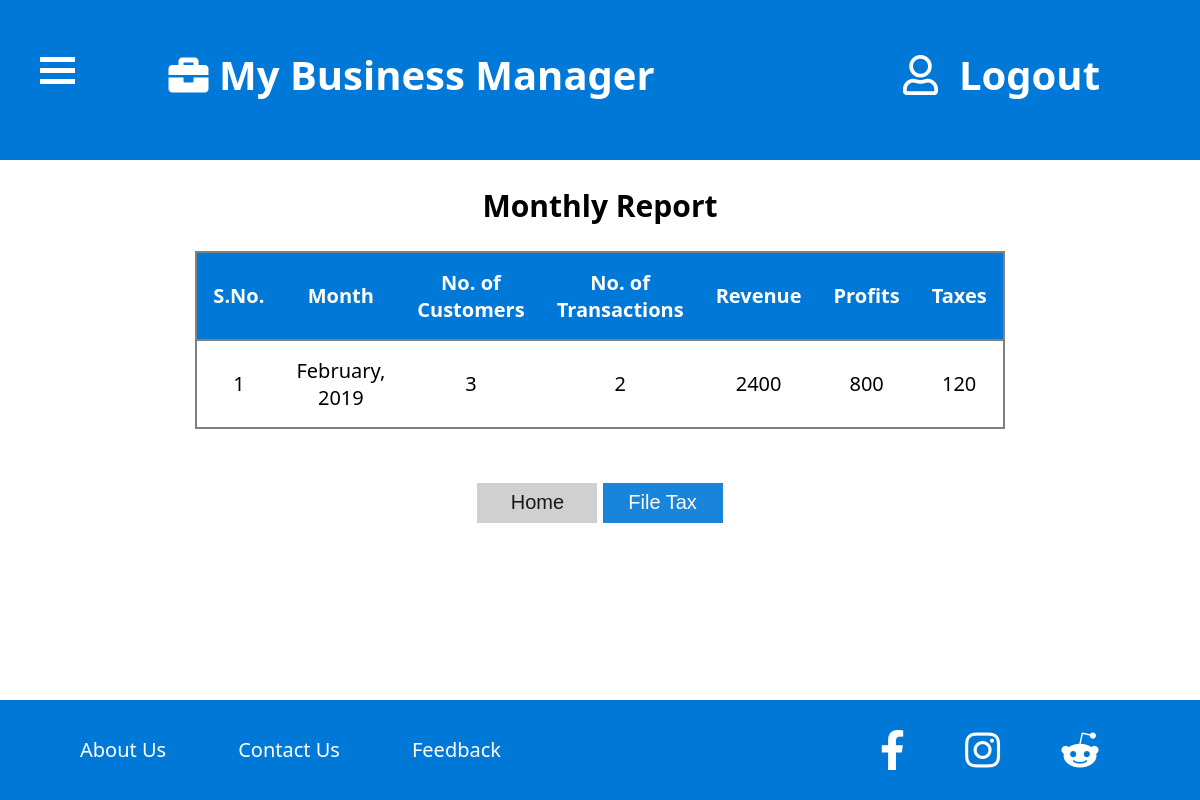
The app's page /TaxHistory.php with its own data.
### tables this page shows
CREATE TABLE `report` (
  `month` varchar(10) NOT NULL,
  `year` int(4) NOT NULL,
  `n_cust` int(11) NOT NULL,
  `n_trans` int(11) NOT NULL,
  `t_revenue` int(11) NOT NULL,
  `t_profit` int(11) NOT NULL,
  `tax` int(11) NOT NULL
);

### TaxHistory.php (the view, shortened to what this page needs)
<!DOCTYPE html>
<html>
<head>
    <link href="style.css" rel="stylesheet" type="text/css">
<link rel="stylesheet" href="https://use.fontawesome.com/releases/v5.8.1/css/all.css">
</head>
<body>
    <div class="header">
    <h1>
        <div class="container" onclick="toggleNav(this)">
          <div class="bar1"></div><div class="bar2"></div><div class="bar3"></div>
        </div>
      &nbsp;&nbsp;&nbsp;&nbsp;&nbsp;&nbsp;&nbsp; <i class="fas fa-briefcase"></i> My Business Manager
      <div  style="float: right; margin-right: 100px;">
        <i class="far fa-user"></i>&nbsp;&nbsp;<a class="logout" href="login.php">Logout</a>
      </div>
    </h1>
  </div>
    <h2><center>Monthly Report</center></h2>
    <table cellpadding="16px">
        <tr><th>S.No.</th><th>Month</th><th>No. of Customers</th><th>No. of Transactions</th><th>Revenue</th><th>Profits</th><th>Taxes</th></tr>
    <?php
    include_once 'dbConnection.php';
    $list = mysqli_query($con,"SELECT * FROM report") or die('Error');
  $c=1;
  while($row = mysqli_fetch_array($list)) {
  $month = $row['month'];
  $yr = $row['year'];
  $trans = $row['n_trans'];
  $cust = $row['n_cust'];
  $revenue = $row['t_revenue'];
  $profit = $row['t_profit'];
  $tax = $row['tax'];
  echo '<tr><td>'.$c++.'</td><td>'.$month.', '.$yr.'</td><td>'.$trans.'</td><td>'.$cust.'</td><td>'.$revenue.'</td><td>'.$profit.'</td><td>'.$tax.'</td>';
}
?>
</table>
<br><br>
<div align="center">
            <a href="home.html"><button class="btn">Home</button></a>
            <a href="FileTax1.php"><button class="submit">File Tax</button></a>
        </div>
        <div class="footer">
    <a class="footer" href="" style="margin-left: 80px;">About Us</a>
    <a class="footer" href="">Contact Us</a>
    <a class="footer" href="Feedback.html">Feedback</a>
    <i class="fab fa-reddit-alien" style="margin-right: 100px;"></i>
    <i class="fab fa-instagram"></i>
    <i class="fab fa-facebook-f"></i>
</div>
</body>
</html>

### style.css (style rules this page uses)
html { height: 100%; }
.header { box-sizing: border-box; height: 160px; width: 100%; background-color: #0078d7; padding-left: 20px; padding-top: 20px; color: white; margin: 0px; }
body { color: #000000; font-family: "Segoe UI"; font-size: 20px; font-weight: 400; margin:0px; }
button.btn { width: 120px; height: 40px; background-color: #cccccc; border: none; font-size: 20px; cursor: pointer; opacity: 0.9; }
button.submit { width: 120px; height: 40px; border: none; font-size: 20px; color: white; cursor: pointer; opacity: 0.9; background-color: #0078d7; }
table { border-style: solid; border-collapse: collapse; border: solid 2px black; width: 60%; margin: auto; }
tr { border: 2px solid #808080; }
td { text-align: center; }
th { background-color: #0078d7; color: white; }
a { color: dodgerblue; }
a.logout, a.footer { color: white; text-decoration: none; }
a.footer { margin:36px; float: left; }
.container { z-index: 2; display: inline-block; cursor: pointer; position: relative; margin-left: 20px; }
.bar1, .bar2, .bar3 { z-index: 2; width: 35px; height: 5px; background-color: #ffffff; margin: 6px 0; transition: 0.4s; position: relative; }
div.footer { position: fixed; left: 0; bottom: 0; width: 100%; height: 100px; background-color: #0078d7; color: white; text-align: center; padding-right: 100px; }
.fab { font-size: 40px; margin: 30px; float: right; cursor: pointer; }

### records on screen
report: month "February", year "2019", n_trans "3", n_cust "2", t_revenue "2400", t_profit "800", tax "120"
